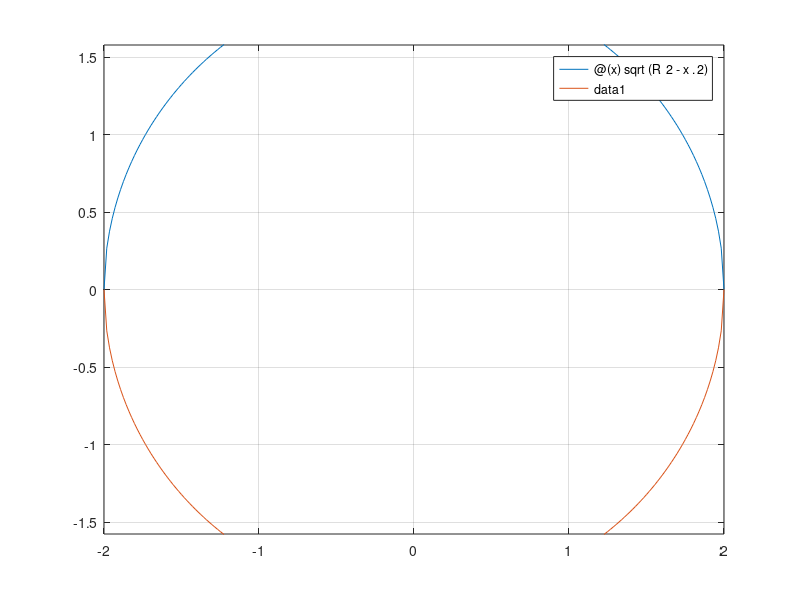

MATLAB code to generate this figure: (Note: this script raises an error after producing the figure.)
%% Comanda fplot

%% Reprezentarea explicita a unei functii
R = 2;
y1 = @(x)sqrt(R^2-x.^2);
y2 = @(x)-sqrt(R^2-x.^2);

figure(1);
fplot(y1, [-R, R]);
hold on;
fplot(y2, [-R, R]);
axis equal;
grid on;

%% Reprezentarea parametrica a unei functii

x = @(t)R*cos(t);
y = @(t)R*sin(t);
figure(2);
% Pentru reprezentari parametrice folosim de asemenea comanda fplot

fplot(x,y,[0, 2*pi]);
axis equal;
grid on;

% animatie
t = linspace(0,2*pi,60);
for i = 1:length(t)
    plot(x(t(i)), y(t(i)), 'o', 'MarkerFaceColor', 'g', 'MarkerSize', 10);
    hold on;
    plot(x(t(1:i)), y(t(1:i)), 'LineWidth', 3);
    plot(-R,-R);
    plot(R,R);
    axis equal;
    grid on;
    M(i) = getframe;
    hold off;
end

movie(M, 3, length(t)/3);

% fplot(x, y, [tmin, tmax]);

%% Reprezentarea implicita a unei functii

figure(3);
F = @(x,y)x.^2+y.^2-R^2;
fimplicit(F, [-R, R, -R, R]);
grid on;
axis equal;

%fplot(f, [xmin, xman, ymin, ymax]);

%% Exercitiul 1

C1 = @(x,y)x.^2+y.^2-4;
C2 = @(x,y)(x.^2)/8-y;

figure(4);
fimplicit(C1, [-2, 2, -2 ,2]);
grid on;
axis equal;
hold on;
fimplicit(C2, [-3,3,-3,3]);

F = @(x,y)[x.^2+y.^2-4; (x.^2)/8-y];
syms x y
f1 = C1(x,y);
f2 = C2(x,y);
%f2 = (x.^2)/8-y

J = [diff(f1,x) diff(f1,y)
     diff(f2,x) diff(f2,y)];

J = matlabFunction(J, 'vars', {x, y});
eps = 10^(-5);

x0 = [-2;0];
[xaprox,N] = Newton(F, J, x0, eps);
plot(xaprox(1,1),xaprox(2,1), 'o', 'MarkerFaceColor', 'g', 'MarkerSize', 10);

x0 = [2;0];
tic;
[xaprox,N] = Newton(F, J, x0, eps);
tex = toc;
tex
plot(xaprox(1,1),xaprox(2,1), 'o', 'MarkerFaceColor', 'g', 'MarkerSize', 10);

hold off;

%% Interpolarea Lagrange

% problema 3

f = @(x)sin(x);
%x = [-pi/2, 0, pi/2];
x = linspace(-pi/2,pi/2,5);
y = f(x);
y = y';
a = MetDirecta(x,y);
a

syms X;
Pn = 0;
for i=1:length(a)
    Pn = Pn + a(i)*X^(i-1);
end
Pn
Pn = matlabFunction(Pn, 'vars', {X});
figure(5);
fplot(Pn,[-pi/2,pi/2]);
hold on;
plot(x, y, 'o', 'MarkerFaceColor', 'g', 'MarkerSize', 10);